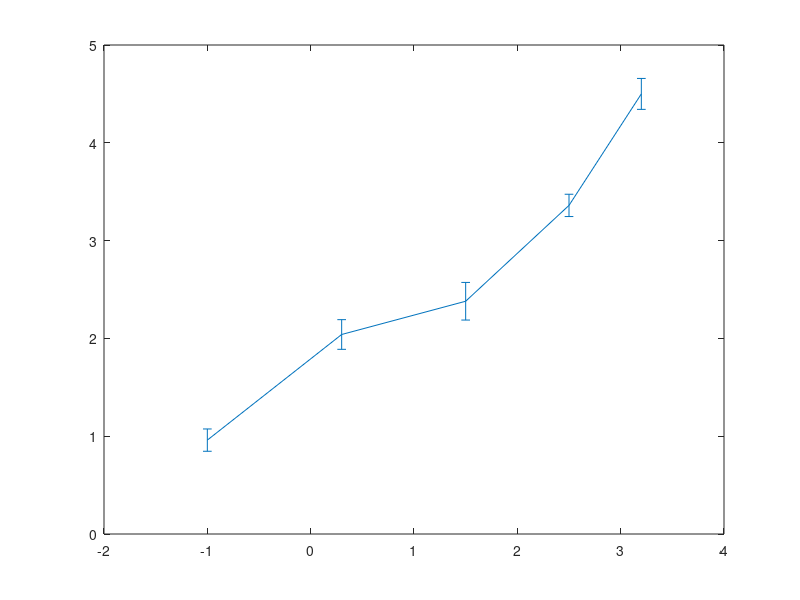

The MATLAB script that drew this image: (Note: this script raises an error after producing the figure.)
%% M?r?jumu datu apstr?de
% Polinom? aproksim?cija - ja par 2 punktiem liel?ka par polinoma k?rtu,
% skat?sim lekcij?.
% 1.lab.d
diary lab1_diary.m
%doti m?r?jumu dati, kurus noform?sim k? vektorus
Um = [-1 0.3 1.5 2.5 3.2]
Im = [1.1 2.2 2.1 3.2 4.7]
%Grafiks
plot(Um,Im,'o-')
%Izn?k lausta l?nija, kas mums neder, t?p?c m??in?sim izveidot matem?tisku
%2.k?rtas polinoms
%y = C(1)*x.^2+C(2)*x+C(3)
%Polinoma koeficentus atrad?s POLYFIT
%sintakse:
%C = polyfit(x,y,N)
%N-polinoma karta
%C = polyfit(Um,Im,2)
%Lai ieg?tu labu l?niju
%noform??u v?l vienu x
U = -1:0.01:3.2
%%tad r??in??u y ar s?k?ku soli
%grafiku z?m?sim
%m?r?jumu dati ar "o"
%I=C(1)*U.^3+C(2)*U+C(3)
%pielaikotais polinoms ar l?niju
%plot(Um,Im,'o',U,I)
%lai ieg?tu lab?kus rezult?tus pa?emsim 3.k?rtas polinomu
C = polyfit(Um,Im,3)
I= C(1)*U.^3+C(2)*U.^2+C(3)*U+C(4)
plot(Um,Im,'o',U,I)

%% izmantosim PolYVAL funkciju
%Ja punktu skaits ir par vienu lielaks par polinoma pak?pi, tad ir absol?ti
%prec?zi INTERPOLACIJA
%polyfit = polynomial fitting rekina koeficentus
%polyval = polynomial values rekina vertibas
C = polyfit(Um,Im,10);
I = polyval(C,U);
plot(Um,Im,'o',U,I)

%% Ja sakar?ba ir line?ra
C = polyfit(Um,Im,1);
I = polyval(C,U);
plot(Um,Im,'o',U,I)

%% Vair?kas m?rijumu s??ijas
% Pie?emsim, ka mainm?m spriegumu, bet str?vu main?m 5 reizes
Um = [-1 0.3 1.5 2.5 3.2];
Im = [1.1 2.2 2.1 3.2 4.7;
      0.9 1.8 2.6 3.3 4.5;
      1.0 2.0 2.4 3.4 4.3;
      0.8 2.1 2.5 3.5 4.4;
      1.0 2.1 2.3 3.4 4.6];
% K? matlab z?m?s matricas?
%figure,plot(Um,Im,'o-')
%pareizi butu transponet
%figure,plot(Um,Im','o-')
%secinam, ka matlab zime pa stabi?iem
%lai polyfit var?tu apr??in?t vajag vid?jo
Ivid=mean(Im)
C = polyfit(Um,Ivid,4);
U = -1:0.01:3.2;
I = polyval(C,U);
%uzzimesim
%ar apl??iem apz?me?jam m??ijumu datus
%ar meln?m zvaigzn?m vid?jo
%ar l?niju apz?m?jam pielaikojot polinomo
plot(Um,Im','o',Um,Ivid,'*k',U,I,'-')

%% K? att?lot vid?jo kvadr?tisko noz?mi

Ivid_kv_nov = std(Im);
errorbar(Um,Ivid,Ivid_kv_nov)

%% Datu ieg??ana no grafiski uzdotiem datiem
%Pie?emsim, ka mums ir grafika foto
%1.Ielasam JPG uz matlab
A = imread('image1.JPG');
B = imread('image2.JPG');
%2.Uzzim?sim
%figure(1),image(A);
%figure(2),image(B);
figure(2),image([0 14],[80 0],B);
set(gca,'YDir','normal');
[x,y] = ginput(8)